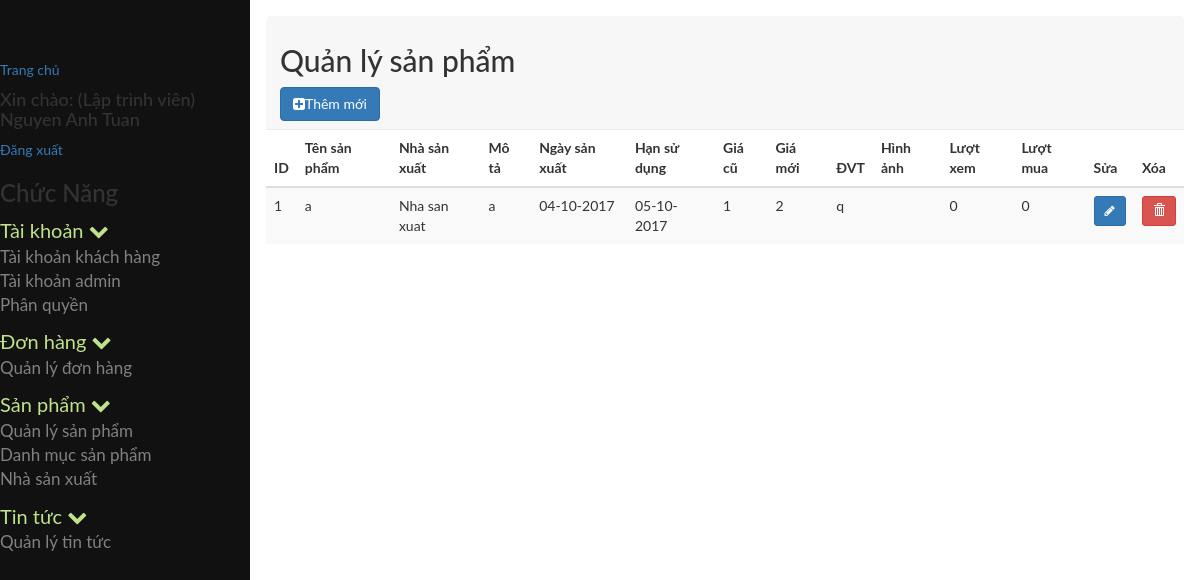
The page /admin/index.php?module=quanlysanpham (signed in) on the database as committed earlier.
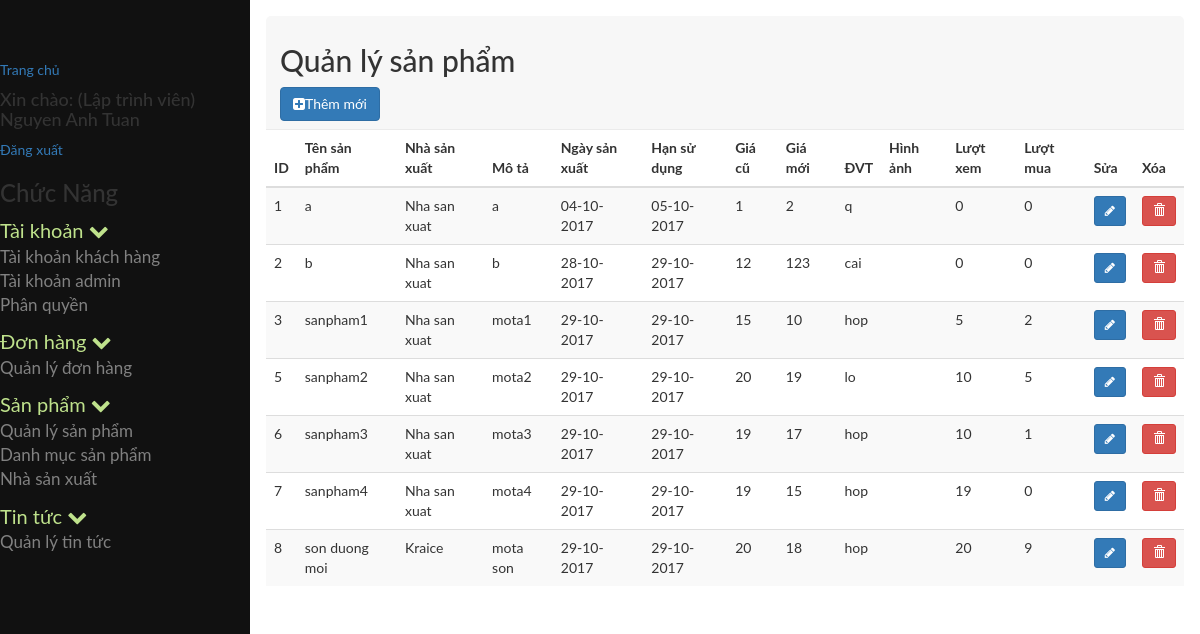
The same page on the database as committed later.
### tables this page shows
CREATE TABLE `tb_phanquyen` (
  `id` int(11) NOT NULL,
  `id_nhom` int(11) NOT NULL,
  `id_chucnang` int(11) NOT NULL
);

CREATE TABLE `tb_chucnang` (
  `id` int(11) NOT NULL,
  `ten` varchar(255) NOT NULL,
  `trangthai` tinyint(4) NOT NULL,
  `url` varchar(255) NOT NULL,
  `f_order` int(11) NOT NULL,
  `id_parent` int(11) NOT NULL,
  `nhanurl` varchar(255) NOT NULL,
  `hienthi` tinyint(4) NOT NULL,
  `bieutuong` varchar(255) NOT NULL
);

CREATE TABLE `tb_sanpham` (
  `id` int(11) NOT NULL,
  `ten` varchar(100) NOT NULL,
  `mota` varchar(255) NOT NULL,
  `id_danhmuc` int(11) NOT NULL,
  `id_nsx` int(11) NOT NULL,
  `xuatsu` varchar(200) NOT NULL,
  `giacu` float NOT NULL,
  `giamoi` float NOT NULL,
  `ngaysanxuat` date NOT NULL,
  `hansudung` date NOT NULL,
  `donvi` varchar(50) NOT NULL,
  `hinhanh` varchar(255) NOT NULL,
  `dshinhanh` varchar(255) NOT NULL,
  `damua` int(20) NOT NULL,
  `luotxem` int(20) NOT NULL,
  `tgcapnhat` timestamp NOT NULL DEFAULT CURRENT_TIMESTAMP ON UPDATE CURRENT_TIMESTAMP,
  `trangthai` tinyint(10) NOT NULL
);

CREATE TABLE `tb_nhasanxuat` (
  `id` int(11) NOT NULL,
  `nsx_ten` varchar(250) NOT NULL,
  `nsx_diachi` varchar(250) NOT NULL,
  `nsx_sodienthoai` varchar(20) NOT NULL,
  `nsx_email` varchar(250) NOT NULL,
  `nsx_website` varchar(250) NOT NULL,
  `nsx_logo` varchar(500) NOT NULL,
  `nsx_mota` varchar(500) NOT NULL
);

### admin/cores/loader.php (called while the page is built, shortened)
<?php
class loader
{
	public function view($name='',$data=array())
	{
		extract($data);
		include BASEPATH.'views/'.$name.'.php' ;
	}
}
?>

### admin/models/admin/phanquyenchucnang.php (called while the page is built, shortened)
<?php
include_once 'JATOVI_Model.php';
class phanquyenchucnang extends JATOVI_Model
{
	private $_table = "tb_phanquyen";
	private $_table2 = "tb_chucnang";
	public function getrole($id_nhom)
	{
		$sql = "SELECT * FROM {$this->_table}  INNER JOIN {$this->_table2} WHERE id_nhom = {$id_nhom} AND {$this->_table}.id_chucnang = {$this->_table2}.id ";
		$query = $this->connection->prepare($sql);
		$query->execute();
		$result = $query->fetchAll();
		return $result;
	}
}
$phanquyenchucnang = new phanquyenchucnang();
?>

### admin/models/admin/JATOVI_Model.php (called while the page is built, shortened)
<?php
class JATOVI_Model
{
	private $host = 'localhost';
	private $dbname = 'project_jatovi';
	private $dbuser = 'root';
	private $dbpass = '';
	function __construct()
	{
		try {
			$this->connection  = new PDO("mysql:host={$this->host};dbname={$this->dbname};charset=utf8",$this->dbuser,$this->dbpass);
		} catch (PDOException $e) {
			echo "(DB connection error) Lỗi kết nối cơ sở dữ liệu: ".$e->getMessage();
		}
	}
}
?>

### admin/models/admin/quanlysanpham_model.php (called while the page is built, shortened)
<?php
include_once 'JATOVI_Model.php';
class quanlysanpham_model extends JATOVI_Model
{
	private $_table = 'tb_sanpham';
	private $_table2 = 'tb_danhmuc';
	private $_table3 = 'tb_nhasanxuat';
	public function select_all_product($search, $limit, $batdau)
	{
		$sql = "SELECT sp.*, sp.id as idsanpham, sp.ten, nsx.id as idnsx, nsx.nsx_ten, DATE_FORMAT(sp.ngaysanxuat, '%d-%m-%Y') as datesanxuat, DATE_FORMAT(sp.hansudung, '%d-%m-%Y') as datesudung FROM {$this->_table} sp INNER JOIN {$this->_table2} dm ON sp.id_danhmuc = dm.id INNER JOIN {$this->_table3} nsx ON sp.id_nsx = nsx.id  where sp.ten like '%$search%' ORDER BY sp.id limit $batdau, $limit";
		$query = $this->connection->prepare($sql);
		$query->execute();
		$result = $query->fetchALL();
		return $result;
	}
}
$quanlysanpham_model = new quanlysanpham_model();
 ?>

### admin/views/admin/sanpham/quanlysanpham.php (the view, shortened to what this page needs)
<div class="row">
	<div class="col-md-12">
		<div class="popover-title">
			<h2>Quản lý sản phẩm</h2>
			<a class="btn btn-primary" data-toggle="modal" href="#insert">
				<i class="fa fa-plus-square"></i>Thêm mới</a>
</div>
<div class="row">
	<div class="col-md-12">
		<div class="">
			<table class="table table-striped">
				<thead>
					<tr>
						<th>ID</th>
						<th>Tên sản phẩm</th>
						<th>Nhà sản xuất</th>
						<th>Mô tả</th>
						<th>Ngày sản xuất</th>
						<th>Hạn sử dụng</th>
						<th>Giá cũ</th>
						<th>Giá mới</th>
						<th>ĐVT</th>
						<th>Hình ảnh</th>
						<th>Lượt xem</th>
						<th>Lượt mua</th>
						<th>Sửa</th>
						<th>Xóa</th>
					</tr>
				</thead>
				<tbody>
                        <?php if ($list==NULL){ ?>
						<tr>
							<td colspan="15">Không Có Tin Tức </td>
						</tr>
					<?php }else { ?>
					<?php foreach ($list as $value): ?>
						<tr>
							<td><?=$value['id']?></td>
							<td><?=$value['ten'] ?></td>
							<td><?=$value['nsx_ten']?></td>
							<td><?=$value['mota']?></td>
							<td><?=$value['datesanxuat']?></td>
							<td><?=$value['datesudung']?></td>
							<td><?=$value['giacu']?></td>
							<td><?=$value['giamoi']?></td>
							<td><?=$value['donvi']?></td>
							<td><?=$value['hinhanh']?></td>
							<td><?=$value['luotxem']?></td>
							<td><?=$value['damua']?></td>
							<td>
							<a href="#edit<?=$value['id'];?>" class="btn btn-primary btn-sm" data-toggle="modal">
								<i class="fa fa-pencil" aria-hidden = "true"></i>
							</a>
						</td>
						<td>
							<a class="btn btn-danger btn-sm" data-toggle="modal" href="#del<?=$value['idsanpham'];?>">
								<i class="glyphicon glyphicon-trash" aria-hidden="true"></i>
							</a>
						</td>
					</tr>
<?php endforeach; ?>
<?php } ?>
	</tbody>
</table>

### admin/views/admin/partial/sidebar.php (shortened to what this page needs)
<?php
	include_once BASEPATH.'models/admin/phanquyenchucnang.php';
	$chucnang = $phanquyenchucnang->getrole($_SESSION['userGroup']);
	$menu = array();
	foreach ($chucnang as $p) {
		if ($p['id_parent']==0) {
			$child=array();
			foreach ($chucnang as $p2) {
				if ($p2['id_parent']==$p['id']) {
					$child[]=$p2;
				}
			}
			$menu[]=array(
				'parent'=>$p,
				'child'=>$child
			);
		}
	}
?>
<nav class="sidenav" id="mySidenav">
	<a href="<?=base_url?>index.php">Trang chủ</a>
	<h4>Xin chào: <?='('.$_SESSION['userChucdanh'].')'?> <?=$_SESSION['userName']?></h4>
	<a href="<?=base_url?>index.php?module=page&action=page_logout">Đăng xuất</a>
	<h3>Chức Năng</h3>
	<?php foreach($menu as $value): ?>
		<ul>
			<li>
				<a class="parent_text">
					<?php echo $value['parent']['ten']; ?>
					<span class="fa fa-chevron-down"></span>
				</a>
				<ul>
					<?php foreach($value['child'] as $child): ?>
						<li class="<?=$child['hienthi']==0?"hidden":""?>">
							<a href="<?=base_url.'index.php?module='.$child['url']?>">
								<?=$child['ten']?>
							</a>
						</li>
					<?php endforeach; ?>
				</ul>
			</li>
		</ul>
	<?php endforeach; ?>
</nav>

Rows that differ between the two databases and show on the page:
added tb_sanpham: id "2", ten "b", id_nsx.nsx_ten "Nha san xuat", mota "b", datesanxuat "28-10-2017", datesudung "29-10-2017", giacu "12", giamoi "123", donvi "cai", luotxem "0", damua "0"
added tb_sanpham: id "3", ten "sanpham1", id_nsx.nsx_ten "Nha san xuat", mota "mota1", datesanxuat "29-10-2017", datesudung "29-10-2017", giacu "15", giamoi "10", donvi "hop", luotxem "5", damua "2"
added tb_sanpham: id "5", ten "sanpham2", id_nsx.nsx_ten "Nha san xuat", mota "mota2", datesanxuat "29-10-2017", datesudung "29-10-2017", giacu "20", giamoi "19", donvi "lo", luotxem "10", damua "5"
added tb_sanpham: id "6", ten "sanpham3", id_nsx.nsx_ten "Nha san xuat", mota "mota3", datesanxuat "29-10-2017", datesudung "29-10-2017", giacu "19", giamoi "17", donvi "hop", luotxem "10", damua "1"
added tb_sanpham: id "7", ten "sanpham4", id_nsx.nsx_ten "Nha san xuat", mota "mota4", datesanxuat "29-10-2017", datesudung "29-10-2017", giacu "19", giamoi "15", donvi "hop", luotxem "19", damua "0"
added tb_sanpham: id "8", ten "son duong moi", id_nsx.nsx_ten "Kraice", mota "mota son", datesanxuat "29-10-2017", datesudung "29-10-2017", giacu "20", giamoi "18", donvi "hop", luotxem "20", damua "9"
